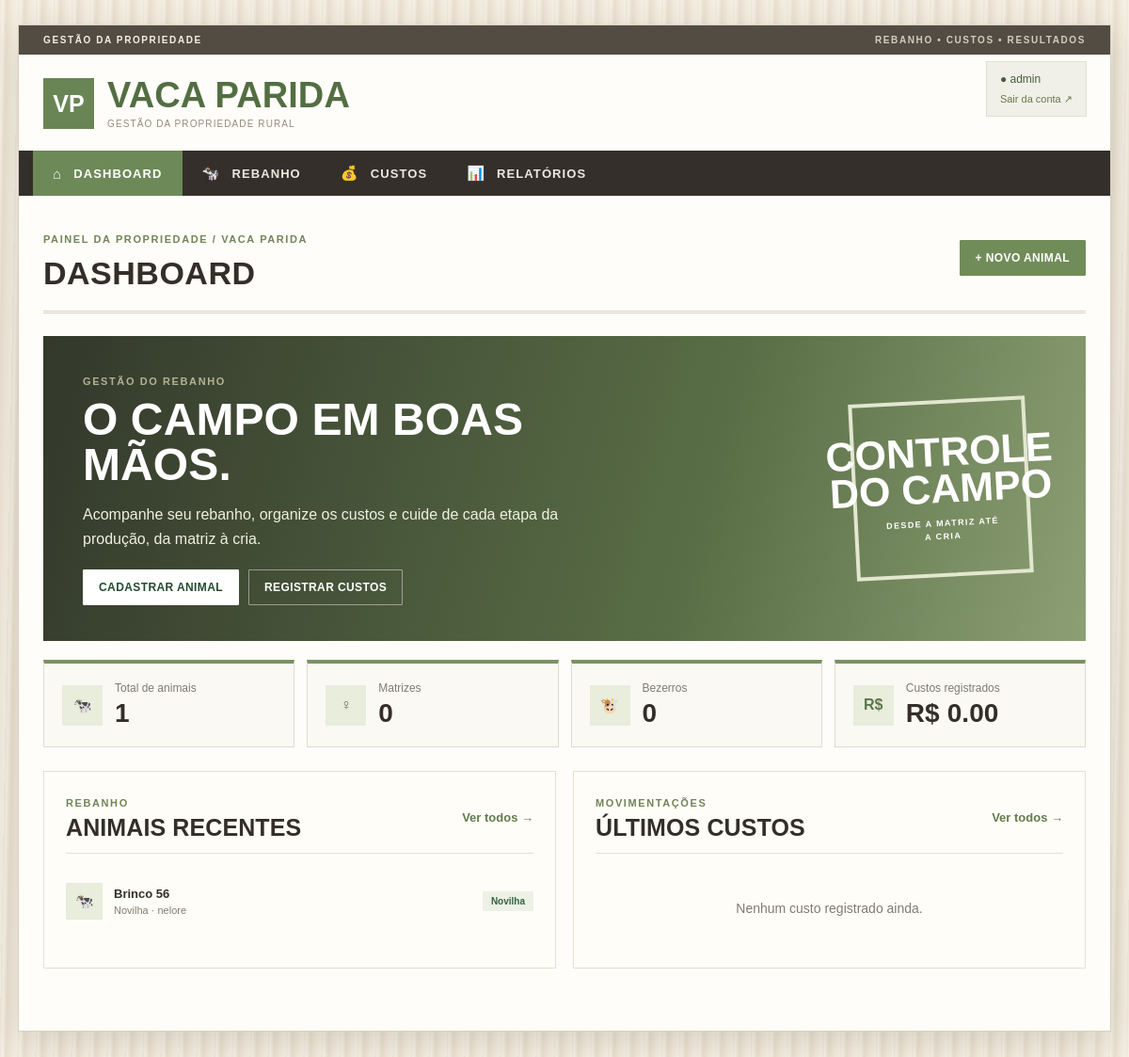
/ (signed in), run on the app's committed database.
### tables this page shows
CREATE TABLE animais (
            id INTEGER PRIMARY KEY AUTOINCREMENT,
            brinco TEXT NOT NULL,
            tipo TEXT NOT NULL,
            raca TEXT,
            sexo TEXT,
            nascimento TEXT,
            peso REAL DEFAULT 0,
            observacoes TEXT
        , usuario_id INTEGER REFERENCES usuarios(id));

### app.py (the view)
@app.route("/")
@login_required
def index():
    conn = get_db()
    recentes = conn.execute(
        "SELECT * FROM animais WHERE usuario_id=? ORDER BY id DESC LIMIT 5", (session["usuario_id"],)
    ).fetchall()
    custos_recentes = conn.execute("""
        SELECT c.*, a.brinco
        FROM custos c
        LEFT JOIN animais a ON a.id = c.animal_id AND a.usuario_id = c.usuario_id
        WHERE c.usuario_id=?
        ORDER BY c.id DESC
        LIMIT 5
    """, (session["usuario_id"],)).fetchall()
    conn.close()
    return render_template(
        "index.html",
        recentes=recentes,
        custos_recentes=custos_recentes
    )

### app.py (called while the page is built)
def get_db():
    conn = sqlite3.connect(DB)
    conn.row_factory = sqlite3.Row
    return conn

def login_required(fn):
    @wraps(fn)
    def wrapper(*args, **kwargs):
        if not session.get("usuario_id"):
            return redirect(url_for("login"))
        return fn(*args, **kwargs)
    return wrapper

@app.before_request
def security_checks():
    if session.get("usuario_id"):
        with get_db() as conn:
            if not conn.execute("SELECT 1 FROM usuarios WHERE id=?", (session["usuario_id"],)).fetchone():
                session.clear()
                return redirect(url_for("login"))
    if request.method in ("POST", "PUT", "PATCH", "DELETE"):
        sent = request.form.get("csrf_token", "") or request.headers.get("X-CSRF-Token", "")
        expected = session.get("csrf_token", "")
        if not expected or not hmac.compare_digest(sent, expected):
            abort(400, "Token de segurança inválido. Atualize a página e tente novamente.")

@app.after_request
def security_headers(response):
    response.headers["X-Content-Type-Options"] = "nosniff"
    response.headers["X-Frame-Options"] = "DENY"
    response.headers["Referrer-Policy"] = "strict-origin-when-cross-origin"
    response.headers["Content-Security-Policy"] = "default-src 'self'; style-src 'self' https://fonts.googleapis.com; font-src 'self' https://fonts.gstatic.com; script-src 'self'; img-src 'self' data:; object-src 'none'; base-uri 'self'; frame-ancestors 'none'; form-action 'self'"
    response.headers["Cache-Control"] = "no-store"
    if os.environ.get("COOKIE_SECURE") == "1":
        response.headers["Strict-Transport-Security"] = "max-age=31536000; includeSubDomains"
    return response

### templates/index.html (shortened to what this page needs)
{% extends "base.html" %}
{% block page_title %}Dashboard{% endblock %}
{% block content %}
<section class="hero">
    <div>
        <span class="hero-kicker">GESTÃO DO REBANHO</span>
        <h2>O campo em boas mãos.</h2>
        <p>Acompanhe seu rebanho, organize os custos e cuide de cada etapa da produção, da matriz à cria.</p>
        <div class="hero-actions">
            <a class="btn btn-light" href="{{ url_for('novo_animal') }}">Cadastrar animal</a>
            <a class="btn btn-ghost-light" href="{{ url_for('custos') }}">Registrar custos</a>
        </div>
    </div>
    <div class="cow-art"><span class="hero-stamp">CONTROLE<br>DO CAMPO<small>DESDE A MATRIZ ATÉ A CRIA</small></span></div>
</section>
<section class="stats-grid">
    <div class="stat-card">
        <span class="stat-icon">🐄</span>
        <div><small>Total de animais</small><strong>{{ stats.animais }}</strong></div>
    </div>
    <div class="stat-card">
        <span class="stat-icon">♀</span>
        <div><small>Matrizes</small><strong>{{ stats.matrizes }}</strong></div>
    </div>
    <div class="stat-card">
        <span class="stat-icon">🐮</span>
        <div><small>Bezerros</small><strong>{{ stats.bezerros }}</strong></div>
    </div>
    <div class="stat-card">
        <span class="stat-icon">R$</span>
        <div><small>Custos registrados</small><strong>R$ {{ "%.2f"|format(stats.total) }}</strong></div>
    </div>
</section>
<div class="two-columns">
    <section class="panel">
        <div class="panel-head">
            <div><span class="eyebrow">REBANHO</span><h3>Animais recentes</h3></div>
            <a class="text-link" href="{{ url_for('rebanho') }}">Ver todos →</a>
        </div>
        {% if recentes %}
        <div class="animal-list">
            {% for animal in recentes %}
            <div class="animal-row">
                <div class="avatar">🐄</div>
                <div class="animal-info">
                    <strong>Brinco {{ animal.brinco }}</strong>
                    <span>{{ animal.tipo }}{% if animal.raca %} · {{ animal.raca }}{% endif %}</span>
                </div>
                <span class="badge">{{ animal.tipo }}</span>
            </div>
            {% endfor %}
        </div>
        {% else %}
            <div class="empty">Nenhum animal cadastrado ainda.</div>
        {% endif %}
    </section>
    <section class="panel">
        <div class="panel-head">
            <div><span class="eyebrow">MOVIMENTAÇÕES</span><h3>Últimos custos</h3></div>
            <a class="text-link" href="{{ url_for('custos') }}">Ver todos →</a>
        </div>
        {% if custos_recentes %}
        <div class="cost-list">
            {% for item in custos_recentes %}
            <div class="cost-row">
                <div>
                    <strong>{{ item.categoria }}</strong>
                    <span>{% if item.brinco %}Brinco {{ item.brinco }}{% else %}Geral{% endif %}</span>
                </div>
                <strong class="money">R$ {{ "%.2f"|format(item.valor) }}</strong>
            </div>
            {% endfor %}
        </div>
        {% else %}
            <div class="empty">Nenhum custo registrado ainda.</div>
        {% endif %}
    </section>
</div>
{% endblock %}

### data on the page
animais: brinco "56", tipo "Novilha", raca "nelore"

### other printed values
{{ session.usuario }} "admin"
{{ stats.animais }} "1"
{{ stats.matrizes }} "0"
{{ stats.bezerros }} "0"
{{ "%.2f"|format(stats.total) }} "0.00"
